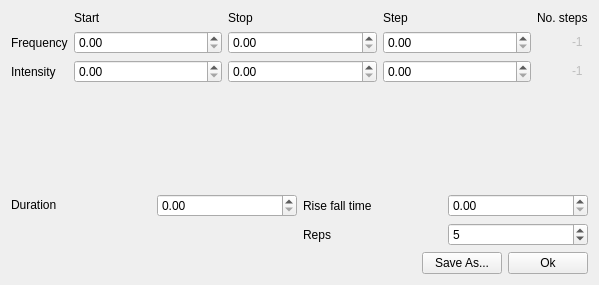
<?xml version="1.0" encoding="UTF-8"?>
<ui version="4.0">
 <class>TuningCurveEditor</class>
 <widget class="QWidget" name="TuningCurveEditor">
  <property name="geometry">
   <rect>
    <x>0</x>
    <y>0</y>
    <width>599</width>
    <height>285</height>
   </rect>
  </property>
  <property name="windowTitle">
   <string>Form</string>
  </property>
  <layout class="QVBoxLayout" name="verticalLayout">
   <item>
    <layout class="QGridLayout" name="gridLayout_2">
     <item row="2" column="2">
      <widget class="SmartSpinBox" name="dbStopSpnbx">
       <property name="maximum">
        <double>120.000000000000000</double>
       </property>
      </widget>
     </item>
     <item row="1" column="2">
      <widget class="SmartSpinBox" name="freqStopSpnbx">
       <property name="maximum">
        <double>250000.000000000000000</double>
       </property>
      </widget>
     </item>
     <item row="2" column="1">
      <widget class="SmartSpinBox" name="dbStartSpnbx">
       <property name="maximum">
        <double>120.000000000000000</double>
       </property>
      </widget>
     </item>
     <item row="1" column="3">
      <widget class="SmartSpinBox" name="freqStepSpnbx">
       <property name="maximum">
        <double>2500000.000000000000000</double>
       </property>
      </widget>
     </item>
     <item row="2" column="0">
      <widget class="QLabel" name="label_18">
       <property name="text">
        <string>Intensity</string>
       </property>
      </widget>
     </item>
     <item row="0" column="2">
      <widget class="QLabel" name="label_27">
       <property name="text">
        <string>Stop</string>
       </property>
      </widget>
     </item>
     <item row="0" column="4">
      <widget class="QLabel" name="label_3">
       <property name="sizePolicy">
        <sizepolicy hsizetype="Fixed" vsizetype="Preferred">
         <horstretch>0</horstretch>
         <verstretch>0</verstretch>
        </sizepolicy>
       </property>
       <property name="text">
        <string>No. steps</string>
       </property>
      </widget>
     </item>
     <item row="1" column="0">
      <widget class="QLabel" name="label_25">
       <property name="sizePolicy">
        <sizepolicy hsizetype="Fixed" vsizetype="Preferred">
         <horstretch>0</horstretch>
         <verstretch>0</verstretch>
        </sizepolicy>
       </property>
       <property name="text">
        <string>Frequency</string>
       </property>
      </widget>
     </item>
     <item row="2" column="3">
      <widget class="SmartSpinBox" name="dbStepSpnbx">
       <property name="maximum">
        <double>120.000000000000000</double>
       </property>
      </widget>
     </item>
     <item row="1" column="4">
      <widget class="QLineEdit" name="freqNstepsLbl">
       <property name="enabled">
        <bool>false</bool>
       </property>
       <property name="sizePolicy">
        <sizepolicy hsizetype="Preferred" vsizetype="Fixed">
         <horstretch>0</horstretch>
         <verstretch>0</verstretch>
        </sizepolicy>
       </property>
       <property name="maximumSize">
        <size>
         <width>50</width>
         <height>16777215</height>
        </size>
       </property>
       <property name="inputMask">
        <string/>
       </property>
       <property name="text">
        <string>-1</string>
       </property>
       <property name="frame">
        <bool>false</bool>
       </property>
       <property name="alignment">
        <set>Qt::AlignRight|Qt::AlignTrailing|Qt::AlignVCenter</set>
       </property>
      </widget>
     </item>
     <item row="0" column="1">
      <widget class="QLabel" name="label_26">
       <property name="text">
        <string>Start</string>
       </property>
      </widget>
     </item>
     <item row="3" column="0">
      <spacer name="verticalSpacer">
       <property name="orientation">
        <enum>Qt::Vertical</enum>
       </property>
       <property name="sizeHint" stdset="0">
        <size>
         <width>20</width>
         <height>40</height>
        </size>
       </property>
      </spacer>
     </item>
     <item row="0" column="3">
      <widget class="QLabel" name="label_28">
       <property name="text">
        <string>Step</string>
       </property>
      </widget>
     </item>
     <item row="1" column="1">
      <widget class="SmartSpinBox" name="freqStartSpnbx">
       <property name="maximum">
        <double>250000.000000000000000</double>
       </property>
      </widget>
     </item>
     <item row="2" column="4">
      <widget class="QLineEdit" name="dbNstepsLbl">
       <property name="enabled">
        <bool>false</bool>
       </property>
       <property name="sizePolicy">
        <sizepolicy hsizetype="Preferred" vsizetype="Fixed">
         <horstretch>0</horstretch>
         <verstretch>0</verstretch>
        </sizepolicy>
       </property>
       <property name="maximumSize">
        <size>
         <width>50</width>
         <height>16777215</height>
        </size>
       </property>
       <property name="text">
        <string>-1</string>
       </property>
       <property name="frame">
        <bool>false</bool>
       </property>
       <property name="alignment">
        <set>Qt::AlignRight|Qt::AlignTrailing|Qt::AlignVCenter</set>
       </property>
      </widget>
     </item>
    </layout>
   </item>
   <item>
    <layout class="QGridLayout" name="gridLayout_3">
     <item row="1" column="3">
      <widget class="QSpinBox" name="nrepsSpnbx">
       <property name="toolTip">
        <string>Number of times to repeat each tone</string>
       </property>
       <property name="minimum">
        <number>1</number>
       </property>
       <property name="maximum">
        <number>100</number>
       </property>
       <property name="value">
        <number>5</number>
       </property>
      </widget>
     </item>
     <item row="0" column="0">
      <widget class="QLabel" name="label_22">
       <property name="sizePolicy">
        <sizepolicy hsizetype="Preferred" vsizetype="Fixed">
         <horstretch>0</horstretch>
         <verstretch>0</verstretch>
        </sizepolicy>
       </property>
       <property name="text">
        <string>Duration</string>
       </property>
      </widget>
     </item>
     <item row="0" column="2">
      <widget class="QLabel" name="label_14">
       <property name="text">
        <string>Rise fall time</string>
       </property>
      </widget>
     </item>
     <item row="0" column="1">
      <widget class="SmartSpinBox" name="durSpnbx">
       <property name="toolTip">
        <string>Tone duration</string>
       </property>
       <property name="maximum">
        <double>3.000000000000000</double>
       </property>
      </widget>
     </item>
     <item row="1" column="2">
      <widget class="QLabel" name="label_31">
       <property name="text">
        <string>Reps</string>
       </property>
      </widget>
     </item>
     <item row="0" column="3">
      <widget class="SmartSpinBox" name="risefallSpnbx">
       <property name="toolTip">
        <string>rise+fall time for stimulus</string>
       </property>
       <property name="maximum">
        <double>3.000000000000000</double>
       </property>
      </widget>
     </item>
    </layout>
   </item>
   <item>
    <layout class="QHBoxLayout" name="horizontalLayout">
     <item>
      <spacer name="horizontalSpacer">
       <property name="orientation">
        <enum>Qt::Horizontal</enum>
       </property>
       <property name="sizeHint" stdset="0">
        <size>
         <width>40</width>
         <height>20</height>
        </size>
       </property>
      </spacer>
     </item>
     <item>
      <widget class="QPushButton" name="saveBtn">
       <property name="toolTip">
        <string comment="Save stimulus template to file"/>
       </property>
       <property name="text">
        <string>Save As...</string>
       </property>
      </widget>
     </item>
     <item>
      <widget class="QPushButton" name="okBtn">
       <property name="text">
        <string>Ok</string>
       </property>
      </widget>
     </item>
    </layout>
   </item>
  </layout>
 </widget>
 <customwidgets>
  <customwidget>
   <class>SmartSpinBox</class>
   <extends>QDoubleSpinBox</extends>
   <header>neurosound.gui.stim.smart_spinbox</header>
  </customwidget>
 </customwidgets>
 <tabstops>
  <tabstop>freqStartSpnbx</tabstop>
  <tabstop>freqStopSpnbx</tabstop>
  <tabstop>freqStepSpnbx</tabstop>
  <tabstop>dbStartSpnbx</tabstop>
  <tabstop>dbStopSpnbx</tabstop>
  <tabstop>dbStepSpnbx</tabstop>
  <tabstop>durSpnbx</tabstop>
  <tabstop>risefallSpnbx</tabstop>
  <tabstop>nrepsSpnbx</tabstop>
  <tabstop>saveBtn</tabstop>
  <tabstop>okBtn</tabstop>
  <tabstop>freqNstepsLbl</tabstop>
  <tabstop>dbNstepsLbl</tabstop>
 </tabstops>
 <resources/>
 <connections>
  <connection>
   <sender>okBtn</sender>
   <signal>clicked()</signal>
   <receiver>TuningCurveEditor</receiver>
   <slot>close()</slot>
   <hints>
    <hint type="sourcelabel">
     <x>527</x>
     <y>258</y>
    </hint>
    <hint type="destinationlabel">
     <x>594</x>
     <y>228</y>
    </hint>
   </hints>
  </connection>
  <connection>
   <sender>nrepsSpnbx</sender>
   <signal>editingFinished()</signal>
   <receiver>TuningCurveEditor</receiver>
   <slot>setStimReps()</slot>
   <hints>
    <hint type="sourcelabel">
     <x>569</x>
     <y>243</y>
    </hint>
    <hint type="destinationlabel">
     <x>247</x>
     <y>245</y>
    </hint>
   </hints>
  </connection>
  <connection>
   <sender>durSpnbx</sender>
   <signal>editingFinished()</signal>
   <receiver>TuningCurveEditor</receiver>
   <slot>setStimDuration()</slot>
   <hints>
    <hint type="sourcelabel">
     <x>176</x>
     <y>204</y>
    </hint>
    <hint type="destinationlabel">
     <x>299</x>
     <y>142</y>
    </hint>
   </hints>
  </connection>
  <connection>
   <sender>risefallSpnbx</sender>
   <signal>editingFinished()</signal>
   <receiver>TuningCurveEditor</receiver>
   <slot>setStimRisefall()</slot>
   <hints>
    <hint type="sourcelabel">
     <x>516</x>
     <y>204</y>
    </hint>
    <hint type="destinationlabel">
     <x>299</x>
     <y>142</y>
    </hint>
   </hints>
  </connection>
  <connection>
   <sender>saveBtn</sender>
   <signal>clicked()</signal>
   <receiver>TuningCurveEditor</receiver>
   <slot>saveStimulus()</slot>
   <hints>
    <hint type="sourcelabel">
     <x>461</x>
     <y>267</y>
    </hint>
    <hint type="destinationlabel">
     <x>479</x>
     <y>279</y>
    </hint>
   </hints>
  </connection>
  <connection>
   <sender>freqStepSpnbx</sender>
   <signal>editingFinished()</signal>
   <receiver>TuningCurveEditor</receiver>
   <slot>submit()</slot>
   <hints>
    <hint type="sourcelabel">
     <x>440</x>
     <y>41</y>
    </hint>
    <hint type="destinationlabel">
     <x>495</x>
     <y>-1</y>
    </hint>
   </hints>
  </connection>
  <connection>
   <sender>dbStepSpnbx</sender>
   <signal>editingFinished()</signal>
   <receiver>TuningCurveEditor</receiver>
   <slot>submit()</slot>
   <hints>
    <hint type="sourcelabel">
     <x>392</x>
     <y>71</y>
    </hint>
    <hint type="destinationlabel">
     <x>386</x>
     <y>-1</y>
    </hint>
   </hints>
  </connection>
 </connections>
 <slots>
  <slot>setStimDuration()</slot>
  <slot>setStimReps()</slot>
  <slot>setStimRisefall()</slot>
  <slot>submit()</slot>
  <slot>setStimSamplerate()</slot>
  <slot>saveStimulus()</slot>
 </slots>
</ui>
